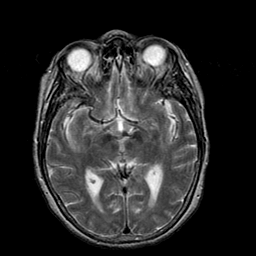
#> input picture SourceCode/LP+nestfuse/Indicator/image_test/MRI-16011.png, 256 x 256 px
$ jupyter execute --allow-errors test.ipynb   (older library calls are emulated)
#> lines starting #> are read from the running program, lines starting #| are printed output that depends on the picture
### SourceCode/LP+nestfuse/Indicator/show_indicator.py
import pandas as pd
from IPython.display import display
from Indicator.MI import *
from Indicator.TE import *
from Indicator.NCIE import *
from Indicator.QG import *
from Indicator.QM import *
from Indicator.SF import *
from Indicator.structural_similarity import *
from Indicator.Piella import *
from Indicator.Cvejie import *
from Indicator.Yang import *
from Indicator.MSE import *
from Indicator.no_reference import *
from Indicator.CE import *
from Indicator.CC import *
from Indicator.VIF import *

def show_indicator(solution, image1, image2, image_fused):
    image_fused = cv2.resize(image_fused, (image1.shape[1], image1.shape[0]))

    indicators = {
        "MI": calculate_mutual_information_metric(image1, image2, image_fused),
        "NMI": calculate_normalized_mutual_information_metric(image1, image2, image_fused),
        # "TE": calculate_tsallis_entropy_metric(image1, image2, image_fused),
        "NCIE": calculate_nonlinear_correlation_information_entropy(image1, image2, image_fused),
        "QG": calculate_edge_information_preservation_fused(image1, image2, image_fused), #Q(AB/F)
        "QM": calculate_multiscale_scheme(image1, image2, image_fused),
        # "SF": calculate_spatial_frequency(image_fused),
        "SSIM": calculate_structural_similarity_index_measure_fused(image1, image2, image_fused),
        # "UIQI": calculate_universal_image_quality_index_fused(image1, image2, image_fused),
        "Qs-Piella": calculate_Qs(image1, image2, image_fused),
        "Qw-Piella": calculate_Qw(image1, image2, image_fused),
        # "Qe-Piella": calculate_Qe(image1, image2, image_fused),
        # "Cvejie": calculate_cvejie_metric(image1, image2, image_fused),
        "Yang": calculate_yang_metric(image1, image2, image_fused),
        # "MSE": compute_mean_square_error(image1, image2, image_fused),
        # "RMSE": compute_root_mean_square_error(image1, image2, image_fused),
        "PSNR": compute_peak_signal_to_noise_ratio(image1, image2, image_fused),
        "EN": calculate_entropy(image_fused),
        "AG": calculate_average_gradient(image_fused),
        "SD": calculate_standard_deviation(image_fused),
        # "EI": calculate_edge_intensity(image_fused),
        "ALI": calculate_average_light_intensity(image_fused),
        # "CE": calculate_cross_entropy(image1, image2, image_fused),
        "CC": calculate_cross_correlation(image1, image2, image_fused),
        # "SCD": calculate_sum_of_correlation_difference(image1, image2, image_fused),
        "VIF": calculate_visual_information_fidelity(image1, image2, image_fused),
        # "VIFF": calculate_VIFF(image_fused, image1, image2)
    }

    df = pd.DataFrame(list(indicators.items()), columns=["Phương pháp", solution]).set_index("Phương pháp").T

    # [7 lines of commented-out code are left out]

    return df

# [23 lines left out: function show_indicator_csv, not called in this run]

### SourceCode/LP+nestfuse/Indicator/MI.py
import numpy as np
from Indicator.utils import *

"""
    Caculate mutal information between two images
"""
# [13 lines left out: function calculate_mutual_information_between_two_images, not called in this run]

"""
    Caculate mutal information between two images and fused image
"""
# [8 lines left out: function calculate_mutual_information_metric, not called in this run]

"""
    Caculate normalized mutual information between two images and fused image
"""
# [14 lines left out: function calculate_normalized_mutual_information_metric, not called in this run]

### SourceCode/LP+nestfuse/Indicator/TE.py
import numpy as np
from Indicator.utils import *

"""
    Calculate Tsallis Entropy between two images
"""
# [15 lines left out: function calculate_tsallis_entropy_between_two_images, not called in this run]

"""
    Calculate Tsallis Entropy between two images and fused image
"""
# [8 lines left out: function calculate_tsallis_entropy_metric, not called in this run]

"""
    Calculate normalized Tsallis Entropy between two images and fused image
"""
# [14 lines left out: function calculate_normalized_tsallis_entropy_metric, not called in this run]

### SourceCode/LP+nestfuse/Indicator/NCIE.py
import numpy as np
from Indicator.utils import *

"""
    Cacular NCC between two images.
"""
# [14 lines left out: function calculate_nonlinear_correlation_coefficient, not called in this run]

"""
    Calculate Nonlinear Correlation Information Entropy (NCIE) between two images and fused image.
"""
# [17 lines left out: function calculate_nonlinear_correlation_information_entropy, not called in this run]

### SourceCode/LP+nestfuse/Indicator/QG.py
import numpy as np
from Indicator.utils import *

"""
    Calculate edge strength and edge orientation of an image using Sobel operator.
"""
# [13 lines left out: function sobel_operator, not called in this run]

"""
    Calculate relative strength and orientation values between two images.
"""
# [12 lines left out: function calculate_relative_strength_orientation, not called in this run]

"""
    Calculate Edge information preservation value between two images.
"""
# [14 lines left out: function calculate_edge_information_preservation, not called in this run]

"""
    Calculate Edge information preservation value between two images input and fused image.
"""
# [15 lines left out: function calculate_edge_information_preservation_fused, not called in this run]


### SourceCode/LP+nestfuse/Indicator/QM.py
import numpy as np
import pywt
from Indicator.utils import *

"""
    Calculate edge preservation between two images in level s
"""
# [6 lines left out: function calculate_edge_preservation, not called in this run]

"""
    Calculate multiscale scheme in all levels
"""
# [42 lines left out: function calculate_multiscale_scheme, not called in this run]

### SourceCode/LP+nestfuse/Indicator/SF.py
import numpy as np
from Indicator.utils import *

"""
    Calculate “spatial frequency” to measure the activity level of an image
"""
# [21 lines left out: function calculate_spatial_frequency, not called in this run]

"""
    Calculate "spatial frequency" between two images (reference)
"""
# [35 lines left out: function calculate_spatial_frequency_ref, not called in this run]

"""
    Calculate "spatial frequency" between two images input and fused image
"""
# [6 lines left out: function calcualte_spatial_frequency_fusion, not called in this run]

### SourceCode/LP+nestfuse/Indicator/structural_similarity.py
import numpy as np
from Indicator.utils import *

"""
    Calculate structural similarity index measure (SSIM) for images A and B
"""
# [20 lines left out: function calculate_structural_similarity_index_measure, not called in this run]

"""
    Calculate structural similarity index measure (SSIM) for 2 image input and image fused
"""
# [5 lines left out: function calculate_structural_similarity_index_measure_fused, not called in this run]

"""
    Calculate universal image quality index (UIQI)
"""
# [18 lines left out: function calculate_universal_image_quality_index, not called in this run]

"""
    Calculate universal image quality index (UIQI) for 2 image input and image fused
"""
# [5 lines left out: function calculate_universal_image_quality_index_fused, not called in this run]

### SourceCode/LP+nestfuse/Indicator/Piella.py
import numpy as np
from Indicator.utils import *
from Indicator.structural_similarity import *

"""
    Calculate Qs = 1/W * sum(lamda(w)*UIQI(A,F|w) + (1-lamda(w))*UIQI(B,F|w)) with w is all windows 8x8 of image and W is number of windows
        lamda(w) = s(A|w) / (s(A|w) + s(B|w))  with s(A|w) is variance of A in window w
"""
# [32 lines left out: function calculate_Qs, not called in this run]

"""
    Calculate Qw = sum(c(w)* [lamda(w)*UIQI(A,F|w) + (1-lamda(w))*UIQI(B,F|w)] ) with w is all windows 8x8 of image
        lamda(w) = s(A|w) / (s(A|w) + s(B|w))  with s(A|w) is variance of A in window w
        c(w) = max(s(A|w), s(B|w)) / sum(max[s(A|w'), s(B|w')] for all w')
"""
# [47 lines left out: function calculate_Qw, not called in this run]

"""
    Calculate Qe = Qw(A,B,F) * Qw(A', B', F') with A', B', F' are edge images of A, B, F
"""
# [18 lines left out: function calculate_Qe, not called in this run]

### SourceCode/LP+nestfuse/Indicator/Cvejie.py
import numpy as np
from Indicator.utils import *
from Indicator.structural_similarity import *

"""
    Calculate sim(A,B,F) = covariance(AF) / covariance(AF) + covariance(BF) and if sim < 0 then sim = 0, if sim > 1 then sim = 1
"""
# [17 lines left out: function calculate_sim, not called in this run]

"""
    Calculate Cvejie index for 2 image input and image fused
"""
# [29 lines left out: function calculate_cvejie_metric, not called in this run]


### SourceCode/LP+nestfuse/Indicator/test.ipynb
[cell 1]
import cv2
import numpy as np
import matplotlib.pyplot as plt

mri_mri_ct = cv2.imread("image_test/MRI-16011.png", cv2.IMREAD_GRAYSCALE)
#> mri_mri_ct is the input picture: shape (256, 256); min 0, max 255, mean 42.5
ct_mri_ct = cv2.imread("image_test/CT-16011.png", cv2.IMREAD_GRAYSCALE)
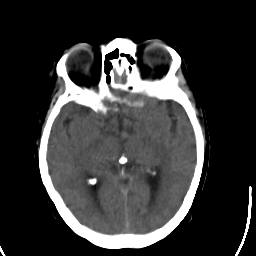
#> input picture SourceCode/LP+nestfuse/Indicator/image_test/CT-16011.png, 256 x 256 px
#> ct_mri_ct is the input picture: shape (256, 256); min 0, max 255, mean 53.1
fused_mri_ct = cv2.imread("image_test/FUSED-16011.png", cv2.IMREAD_GRAYSCALE)
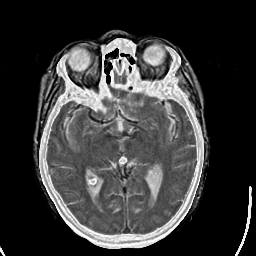
#> input picture SourceCode/LP+nestfuse/Indicator/image_test/FUSED-16011.png, 256 x 256 px
#> fused_mri_ct is the input picture: shape (256, 256); min 0, max 255, mean 55.9

mri_mri_pet = cv2.imread("image_test/MRI-41101.png", cv2.IMREAD_GRAYSCALE)
pet_mri_pet = cv2.imread("image_test/PET-41101.png")
fused_mri_pet = cv2.imread("image_test/FUSED-41101.png")
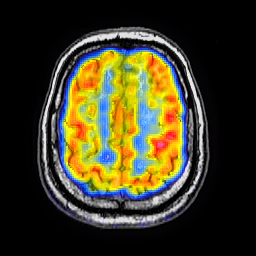
#> input picture SourceCode/LP+nestfuse/Indicator/image_test/FUSED-41101.png, 256 x 256 px
#> fused_mri_pet is the input picture: shape (256, 256, 3); mean B, G, R 35.9, 58.6, 63.1

# Hiển thị 3 hình ảnh MRI, CT, Fused
plt.figure(figsize=(15, 15))
plt.subplot(1, 3, 1); plt.imshow(mri_mri_ct, cmap='gray'); plt.title("MRI")
plt.subplot(1, 3, 2); plt.imshow(ct_mri_ct, cmap='gray'); plt.title("CT")
plt.subplot(1, 3, 3); plt.imshow(fused_mri_ct, cmap='gray'); plt.title("Fused")
plt.show()
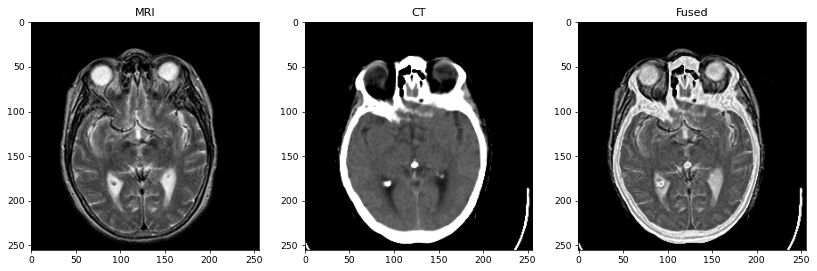
#> figure drawn by matplotlib, 3 panels

# Hiển thị 3 hình ảnh MRI, PET, Fused
plt.figure(figsize=(15, 15))
#> (the rest of this cell did not finish here and is left out)

[cell 2]
import cv2
import numpy as np
import matplotlib.pyplot as plt

ir_ir_vi = cv2.imread("image_test/ir_6.png", cv2.IMREAD_GRAYSCALE)
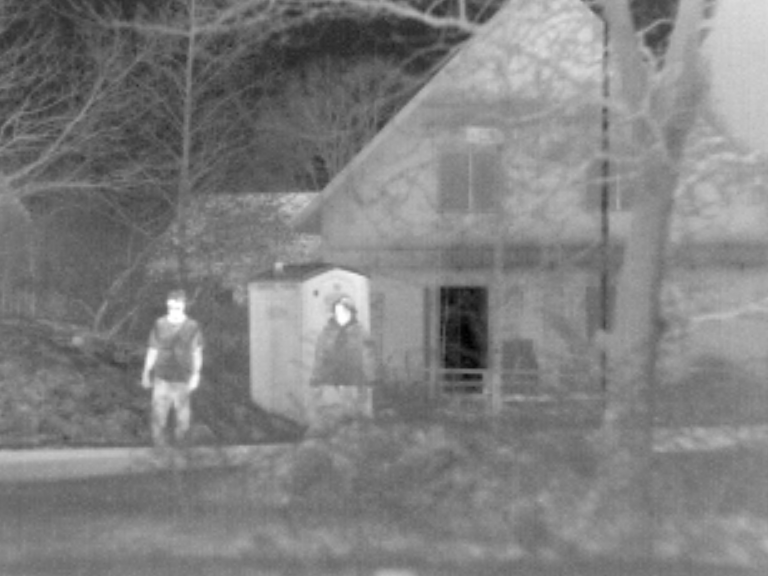
#> input picture SourceCode/LP+nestfuse/Indicator/image_test/ir_6.png, 768 x 576 px
#> ir_ir_vi is the input picture: shape (576, 768); min 0, max 255, mean 127.7
vi_ir_vi = cv2.imread("image_test/vi_6.png", cv2.IMREAD_GRAYSCALE)
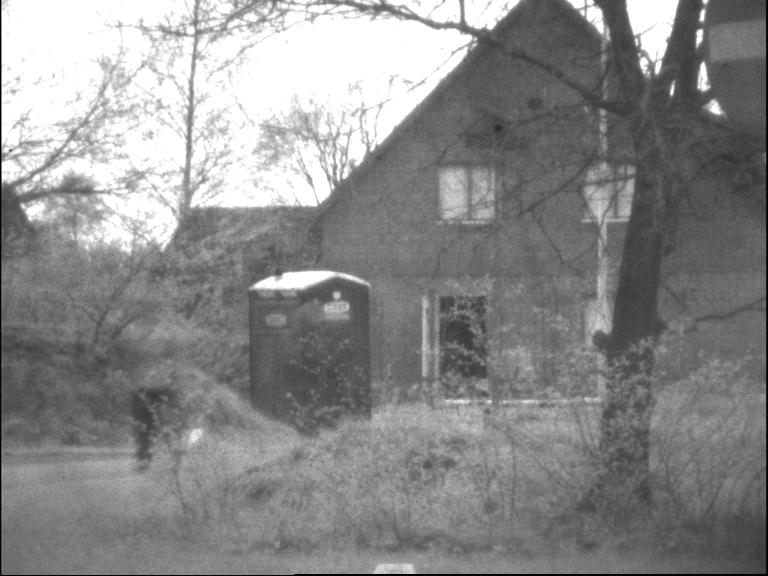
#> input picture SourceCode/LP+nestfuse/Indicator/image_test/vi_6.png, 768 x 576 px
#> vi_ir_vi is the input picture: shape (576, 768); min 0, max 255, mean 137.8
fused_1_ir_vi = cv2.imread("image_test/iv1_6.png", cv2.IMREAD_GRAYSCALE)
fused_2_ir_vi = cv2.imread("image_test/iv2_6.png", cv2.IMREAD_GRAYSCALE)

# Hiển thị 4 hình ảnh IR, VI, Fused 1, Fused 2 dajng 2x2
plt.figure(figsize=(15, 15))
plt.subplot(2, 2, 1); plt.imshow(ir_ir_vi, cmap='gray'); plt.title("IR")
plt.subplot(2, 2, 2); plt.imshow(vi_ir_vi, cmap='gray'); plt.title("VI")
#> (the rest of this cell did not finish here and is left out)

[cell 3]
from show_indicator import show_indicator

#> (the rest of this cell did not finish here and is left out)


#> (a cell that did not finish here is left out)


[cell 5]
from MI import *

#> (the rest of this cell did not finish here and is left out)

NMI_mri_ct = calculate_normalized_mutual_information_metric(mri_mri_ct, ct_mri_ct, fused_mri_ct)
print("Mutual Information of MRI-CT: ", MI_mri_ct)
print("Normalized Mutual Information of MRI-CT: ", NMI_mri_ct)

MI_mri_pet = calculate_mutual_information_metric(mri_mri_pet, pet_mri_pet, fused_mri_pet)
NMI_mri_pet = calculate_normalized_mutual_information_metric(mri_mri_pet, pet_mri_pet, fused_mri_pet)
print("Mutual Information of MRI-PET: ", MI_mri_pet)
print("Normalized Mutual Information of MRI-PET: ", NMI_mri_pet)

[cell 6]
from TE import *

#> (the rest of this cell did not finish here and is left out)

NTE_mri_ct = calculate_normalized_tsallis_entropy_metric(mri_mri_ct, ct_mri_ct, fused_mri_ct, 1.5)
print("Tsallis Entropy of MRI-CT: ", TE_mri_ct)
print("Normalized Tsallis Entropy of MRI-CT: ", NTE_mri_ct)

TE_mri_pet = calculate_tsallis_entropy_metric(mri_mri_pet, pet_mri_pet, fused_mri_pet, 1.5)
NTE_mri_pet = calculate_normalized_tsallis_entropy_metric(mri_mri_pet, pet_mri_pet, fused_mri_pet, 1.5)
print("Tsallis Entropy of MRI-PET: ", TE_mri_pet)
print("Normalized Tsallis Entropy of MRI-PET: ", NTE_mri_pet)

[cell 7]
from NCIE import *

#> (the rest of this cell did not finish here and is left out)

[cell 8]
from QG import *

#> (the rest of this cell did not finish here and is left out)

print("Edge Information Preservation of MRI-CT: ", QG_mri_ct)

QG_mri_pet = calculate_edge_information_preservation_fused(mri_mri_pet, pet_mri_pet, fused_mri_pet)
print("Edge Information Preservation of MRI-PET: ", QG_mri_pet)

[cell 9]
from QM import *

#> (the rest of this cell did not finish here and is left out)

print("Edge Information Preservation in Multiscale of MRI-CT: ", QM_mri_ct)

QM_mri_pet = calculate_multiscale_scheme(mri_mri_pet, pet_mri_pet, fused_mri_pet, a_s = [0.5, 0.5], level=2)
print("Edge Information Preservation in Multiscale of MRI-PET: ", QM_mri_pet)

[cell 10]
from SF import *

#> (the rest of this cell did not finish here and is left out)

SFF_mri_ct = calcualte_spatial_frequency_fusion(mri_mri_ct, ct_mri_ct, fused_mri_ct)
print("Spatial Frequency of Fused MRI-CT: ", SF_mri_ct)
print("Spatial Frequency Fusion of MRI-CT: ", SFF_mri_ct)

SF_mri_pet = calculate_spatial_frequency(fused_mri_pet)
SFF_mri_pet = calcualte_spatial_frequency_fusion(mri_mri_pet, pet_mri_pet, fused_mri_pet)
print("Spatial Frequency of Fused MRI-PET: ", SF_mri_pet)
print("Spatial Frequency Fusion of MRI-PET: ", SFF_mri_pet)

[cell 11]
from structural_similarity import *

#> (the rest of this cell did not finish here and is left out)

SSIM_ct_mri_ct = calculate_structural_similarity_index_measure(ct_mri_ct, fused_mri_ct)
SSIM_mri_ct = calculate_structural_similarity_index_measure_fused(mri_mri_ct, ct_mri_ct, fused_mri_ct)
print("Structural Similarity Index Measure of MRI to MRI-CT: ", SSIM_mri_mri_ct)
print("Structural Similarity Index Measure of CT to MRI-CT: ", SSIM_ct_mri_ct)
print("Structural Similarity Index Measure of MRI-CT: ", SSIM_mri_ct)
UIQI_mri_mri_ct = calculate_universal_image_quality_index(mri_mri_ct, fused_mri_ct)
UIQI_ct_mri_ct = calculate_universal_image_quality_index(ct_mri_ct, fused_mri_ct)
UIQI_mri_ct = calculate_universal_image_quality_index_fused(mri_mri_ct, ct_mri_ct, fused_mri_ct)
print("Universal Image Quality Index of MRI to MRI-CT: ", UIQI_mri_mri_ct)
print("Universal Image Quality Index of CT to MRI-CT: ", UIQI_ct_mri_ct)
print("Universal Image Quality Index of MRI-CT: ", UIQI_mri_ct)

print()

SSIM_mri_mri_pet = calculate_structural_similarity_index_measure(mri_mri_pet, fused_mri_pet)
SSIM_pet_mri_pet = calculate_structural_similarity_index_measure(pet_mri_pet, fused_mri_pet)
SSIM_mri_pet = calculate_structural_similarity_index_measure_fused(mri_mri_pet, pet_mri_pet, fused_mri_pet)
print("Structural Similarity Index Measure of MRI to MRI-PET: ", SSIM_mri_mri_pet)
print("Structural Similarity Index Measure of PET to MRI-PET: ", SSIM_pet_mri_pet)
print("Structural Similarity Index Measure of MRI-PET: ", SSIM_mri_pet)
UIQI_mri_mri_pet = calculate_universal_image_quality_index(mri_mri_pet, fused_mri_pet)
UIQI_pet_mri_pet = calculate_universal_image_quality_index(pet_mri_pet, fused_mri_pet)
UIQI_mri_pet = calculate_universal_image_quality_index_fused(mri_mri_pet, pet_mri_pet, fused_mri_pet)
print("Universal Image Quality Index of MRI to MRI-PET: ", UIQI_mri_mri_pet)
print("Universal Image Quality Index of PET to MRI-PET: ", UIQI_pet_mri_pet)
print("Universal Image Quality Index of MRI-PET: ", UIQI_mri_pet)

[cell 12]
from Piella import *

#> (the rest of this cell did not finish here and is left out)

Qw_mri_ct = calculate_Qw(mri_mri_ct, ct_mri_ct, fused_mri_ct)
Qe_mri_ct = calculate_Qe(mri_mri_ct, ct_mri_ct, fused_mri_ct, solution="sb")
print("Qs of MRI-CT: ", Qs_mri_ct)
print("Qw of MRI-CT: ", Qw_mri_ct)
print("Qe of MRI-CT: ", Qe_mri_ct)

Qs_mri_pet = calculate_Qs(mri_mri_pet, pet_mri_pet, fused_mri_pet)
Qw_mri_pet = calculate_Qw(mri_mri_pet, pet_mri_pet, fused_mri_pet)
Qe_mri_pet = calculate_Qe(mri_mri_pet, pet_mri_pet, fused_mri_pet, solution="sb")
print("Qs of MRI-PET: ", Qs_mri_pet)
print("Qw of MRI-PET: ", Qw_mri_pet)
print("Qe of MRI-PET: ", Qe_mri_pet)

[cell 13]
from Cvejie import *

#> (the rest of this cell did not finish here and is left out)
